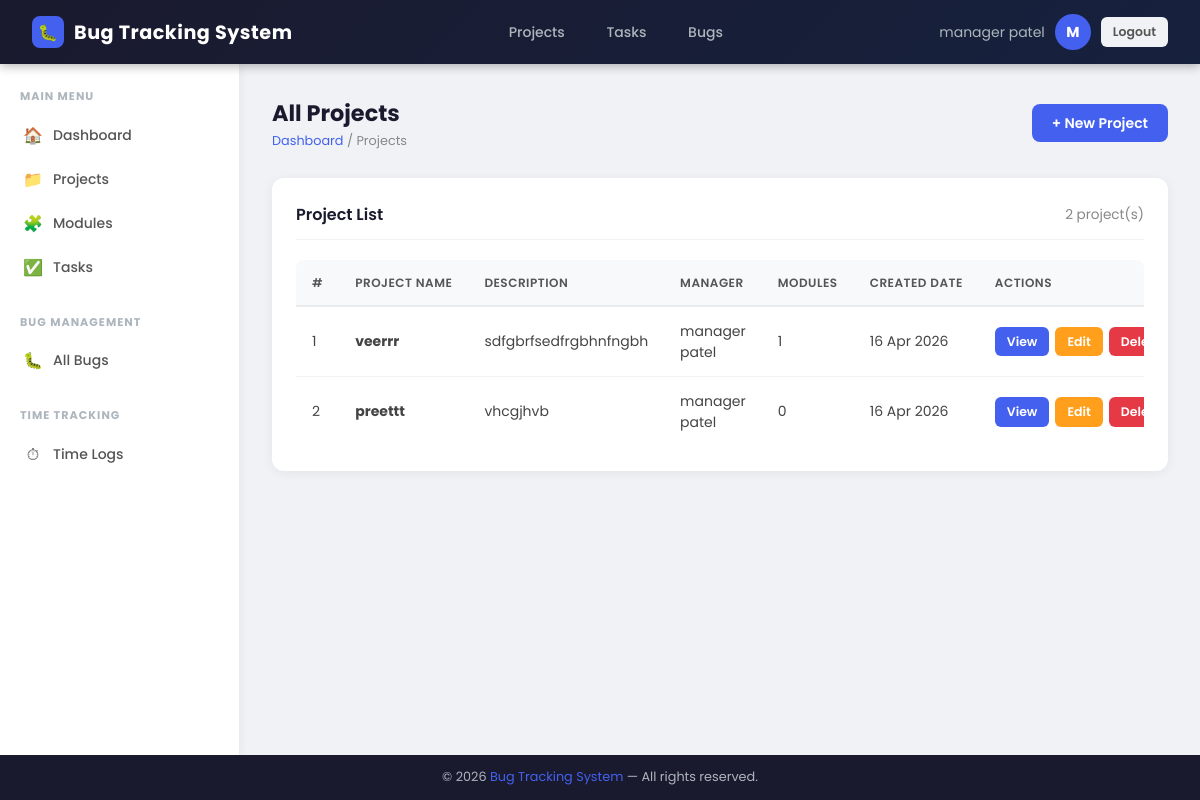
/projects/project/list/ (signed in), run on an earlier commit of the app's database.
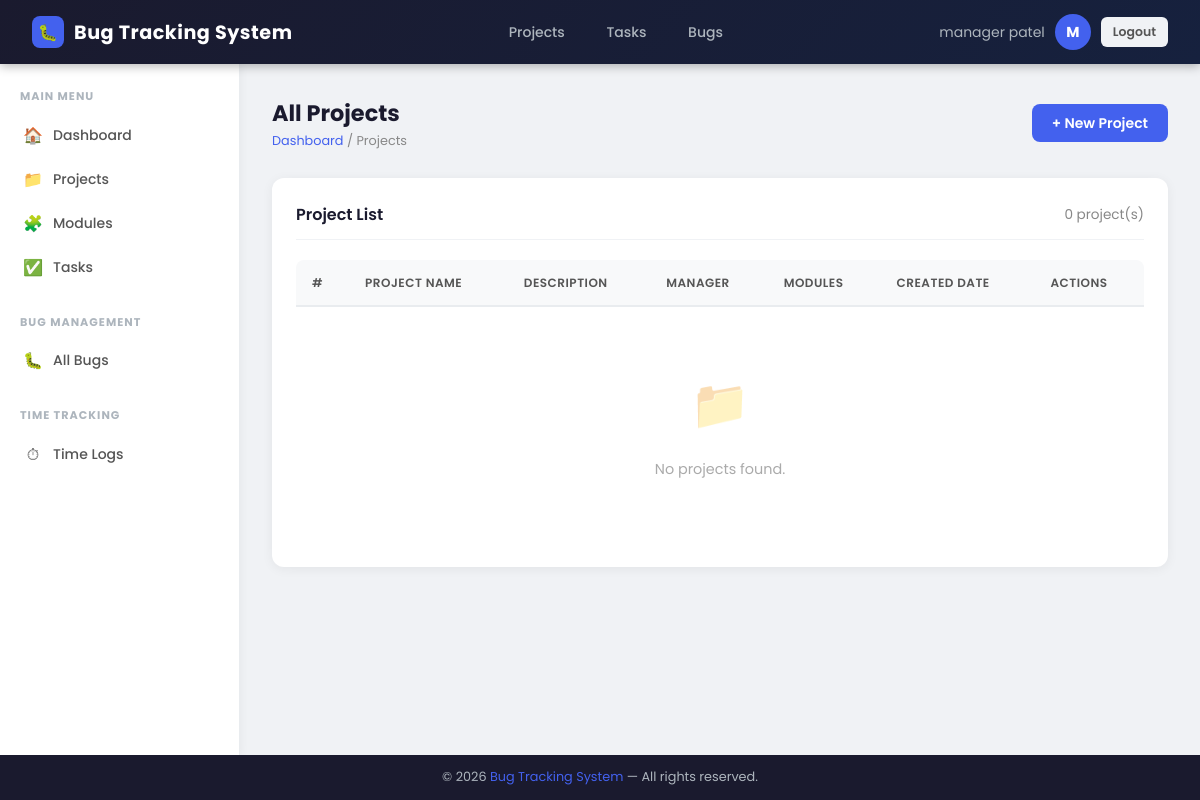
And on a later commit of the database.
### core/models.py (models this page shows, shortened)
class Project(models.Model):
    name = models.CharField(max_length=200)
    description = models.TextField(null=True, blank=True)
    manager = models.ForeignKey(User,on_delete=models.CASCADE,related_name='managed_projects',db_column="manager_id")
    created_at = models.DateTimeField(auto_now_add=True)
    class Meta:
        db_table = "projects"

class User(AbstractBaseUser,PermissionsMixin):
    class Meta:
        permissions = [
            ('can_staff', 'Can staff'),
        ]
    groups = models.ManyToManyField(
        Group,
        verbose_name=('groups'),
        blank=True,
        help_text=('The groups this user belongs to. A user will get all permissions granted to each of their groups.'),
        related_name="core_user_set",
        related_query_name="core_user",
    )
    user_permissions = models.ManyToManyField(
        Permission,
        verbose_name=('user permissions'),
        blank=True,
        help_text=('Specific permissions for this user.'),
        related_name="core_user_set",
        related_query_name="core_user",
    )
    GENDER_CHOICES = (
        ('male',   'Male'),
        ('female', 'Female'),
    )
    role_choice = (
    ('admin', 'Admin'),
    ('manager', 'Project Manager'),
    ('developer', 'Developer'),
    ('tester', 'Tester'),
    )
    email = models.EmailField(unique=True)
    first_name = models.CharField(max_length=50, null=True, blank=True)
    last_name = models.CharField(max_length=50, null=True, blank=True)
    gender = models.CharField(max_length=10, choices=GENDER_CHOICES, null=True, blank=True)
    phone_number = models.CharField(max_length=15, null=True, blank=True)
    role = models.CharField(max_length=20,choices=role_choice,default='developer')
    is_active = models.BooleanField(default=True)
    is_staff = models.BooleanField(default=False)
    is_admin = models.BooleanField(default=False)
    created_at = models.DateTimeField(auto_now_add=True)
    updated_at = models.DateTimeField(auto_now=True)
    objects = UserManager()
    USERNAME_FIELD = 'email'
    REQUIRED_FIELDS = []
    def get_full_name(self):
        full_name = f"{self.first_name or ''} {self.last_name or ''}".strip()
        return full_name if full_name else self.email

### dashboards/decorators.py (the view)
        def wrapper_func(request, *args, **kwargs):
            if not request.user.is_authenticated:
                return redirect("login")
            if request.user.role in allowed_roles:
                return view_func(request, *args, **kwargs)
            else:
                return render(request, "dashboards/unauthorized.html")

### projects/views.py (called while the page is built)
@role_required(allowed_roles=['admin','manager'])
def projectListView(request):
    if request.user.role == 'admin':
        projects = Project.objects.all()
    else:
        projects = Project.objects.filter(manager=request.user)
    return render(request, 'projects/project_list.html', {'projects': projects})

### templates/projects/project_list.html (shortened to what this page needs)
{% extends 'core/base.html' %}
{% block content %}
<div class="page-header">
    <div>
        <div class="page-title">All Projects</div>
        <div class="breadcrumb"><span>Dashboard</span> / Projects</div>
    </div>
    <a href="{% url 'project_create' %}" class="btn btn-primary">+ New Project</a>
</div>
<div class="card">
    <div class="card-header">
        <div class="card-title">Project List</div>
        <div style="font-size:0.85rem; color:#888;">{{ projects|length }} project(s)</div>
    </div>
    <div class="table-responsive">
        <table>
            <thead>
                <tr><th>#</th><th>Project Name</th><th>Description</th><th>Manager</th><th>Modules</th><th>Created Date</th><th>Actions</th></tr>
            </thead>
            <tbody>
                {% for project in projects %}
                <tr>
                    <td>{{ forloop.counter }}</td>
                    <td><strong>{{ project.name }}</strong></td>
                    <td>{{ project.description|truncatechars:60 }}</td>
                    <td>{{ project.manager.get_full_name }}</td>
                    <td>{{ project.modules.count }}</td>
                    <td>{{ project.created_at|date:"d M Y" }}</td>
                    <td>
                        <div class="action-btns">
                            <a href="{% url 'project_detail' project.id %}" class="btn btn-primary btn-sm">View</a>
                            <a href="{% url 'project_edit' project.id %}" class="btn btn-warning btn-sm">Edit</a>
                            <a href="{% url 'project_delete' project.id %}" class="btn btn-danger btn-sm">Delete</a>
                        </div>
                    </td>
                </tr>
                {% empty %}
                <tr><td colspan="7"><div class="empty-state"><div class="empty-icon">📁</div><p>No projects found.</p></div></td></tr>
                {% endfor %}
            </tbody>
        </table>
    </div>
</div>
{% endblock %}

What changed in the data, as far as the page shows it:
no longer on this page (row edited): Project: name "veerrr", description "sdfgbrfsedfrgbhnfngbh", manager.get_full_name "manager patel", modules.count "1", created_at "16 Apr 2026"
removed Project: name "preettt", description "vhcgjhvb", manager.get_full_name "manager patel", modules.count "0", created_at "16 Apr 2026"
Also different on the page:
{{ projects|length }}: "2" → "0"
text now shown: "📁 No projects found."
